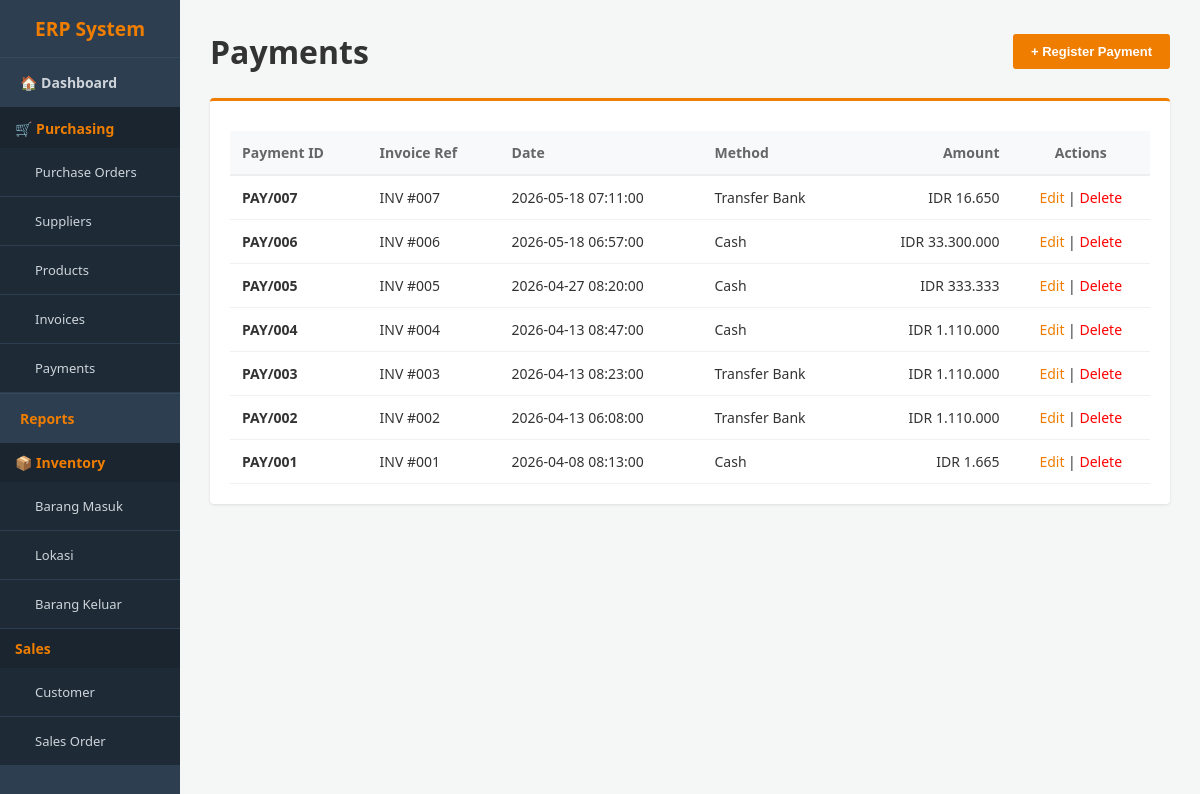
The app's page /payment.php, older data.
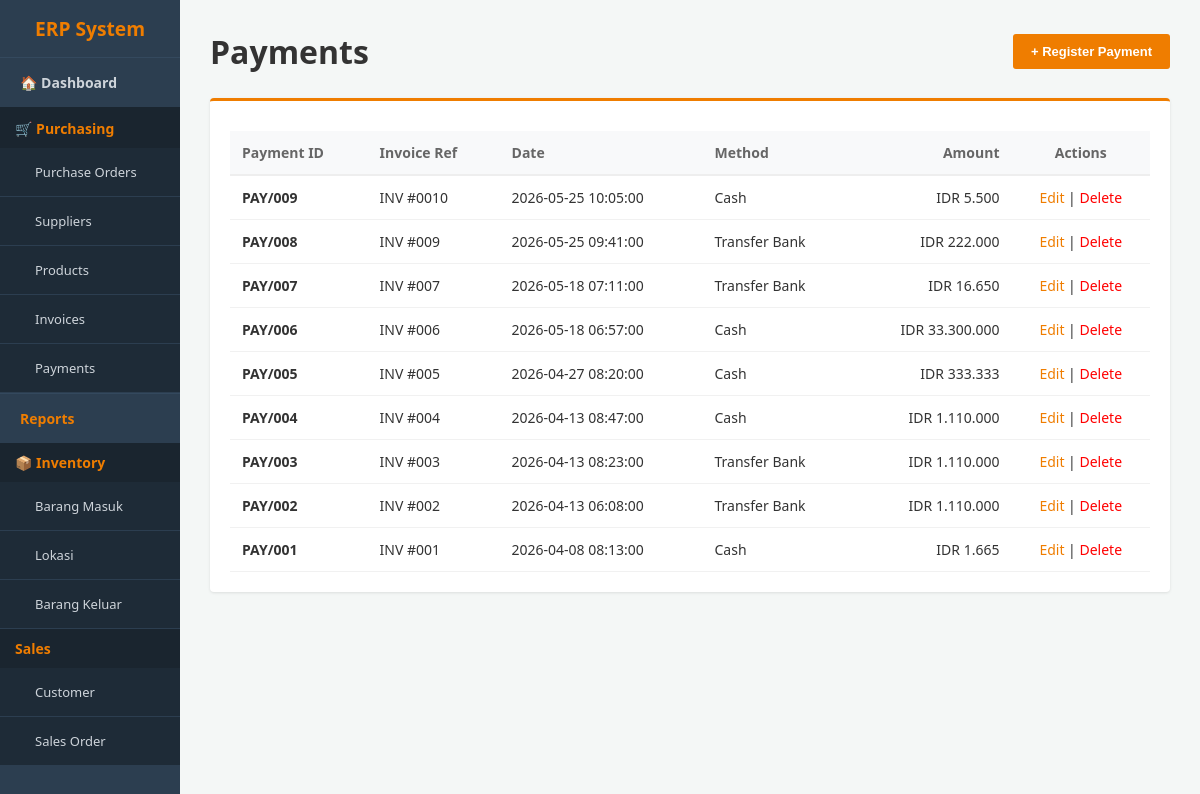
The same page, newer data.
### tables this page shows
CREATE TABLE `payment` (
  `id_payment` int(11) NOT NULL,
  `fk_invoice` int(11) DEFAULT NULL,
  `tanggal_bayar` datetime DEFAULT current_timestamp(),
  `metode_pembayaran` varchar(50) DEFAULT NULL,
  `memo_referensi` varchar(255) DEFAULT NULL,
  `jumlah_bayar` decimal(15,2) NOT NULL,
  `fk_akun_bank` int(11) DEFAULT NULL
);

CREATE TABLE `invoice` (
  `id_invoice` int(11) NOT NULL,
  `fk_purchase` int(11) DEFAULT NULL,
  `nomor_invoice_vendor` varchar(100) DEFAULT NULL,
  `tanggal_invoice` date DEFAULT NULL,
  `tanggal_jatuh_tempo` date DEFAULT NULL,
  `status_invoice` enum('draft','posted','cancel') DEFAULT 'draft',
  `status_pembayaran` enum('unpaid','partial','paid') DEFAULT 'unpaid',
  `total_tagihan` decimal(15,2) NOT NULL
);

### payment.php (the view, shortened to what this page needs)
<?php
include 'config.php';
include 'header.php';
?>
<div class="header-bar">
    <h1>Payments</h1>
    <button onclick="toggleForm()" class="btn-orange"><?= isset($_GET['edit']) ? 'Edit Mode' : '+ Register Payment' ?></button>
</div>
<div class="card">
    <table>
        <thead>
            <tr>
                <th>Payment ID</th>
                <th>Invoice Ref</th>
                <th>Date</th>
                <th>Method</th>
                <th style="text-align:right">Amount</th>
                <th style="text-align:center">Actions</th>
            </tr>
        </thead>
        <tbody>
            <?php
            $sql = "SELECT pay.*, inv.id_invoice FROM payment pay
                    JOIN invoice inv ON pay.fk_invoice = inv.id_invoice ORDER BY pay.id_payment DESC";
            $res = mysqli_query($conn, $sql);
            while($row = mysqli_fetch_assoc($res)) {
                echo "<tr>
                    <td><strong>PAY/".str_pad($row['id_payment'], 3, '0', STR_PAD_LEFT)."</strong></td>
                    <td>INV #00{$row['id_invoice']}</td>
                    <td>{$row['tanggal_bayar']}</td>
                    <td>{$row['metode_pembayaran']}</td>
                    <td style='text-align:right'>IDR ".number_format($row['jumlah_bayar'], 0, ',', '.')."</td>
                    <td style='text-align:center'>
                        <a href='payment.php?edit={$row['id_payment']}' style='color:#ef7d00; text-decoration:none;'>Edit</a> |
                        <a href='payment.php?delete={$row['id_payment']}' style='color:red; text-decoration:none;' onclick='return confirm(\"Hapus catatan pembayaran ini?\")'>Delete</a>
                    </td>
                </tr>";
            }
            ?>
        </tbody>
    </table>
</div>
<?php echo "</div></body></html>"; ?>

Row changes from the older to the newer data that the page shows:
added payment: id_payment "009", fk_invoice.id_invoice "10", tanggal_bayar "2026-05-25 10:05:00", metode_pembayaran "Cash", jumlah_bayar "5.500"
added payment: id_payment "008", fk_invoice.id_invoice "9", tanggal_bayar "2026-05-25 09:41:00", metode_pembayaran "Transfer Bank", jumlah_bayar "222.000"
